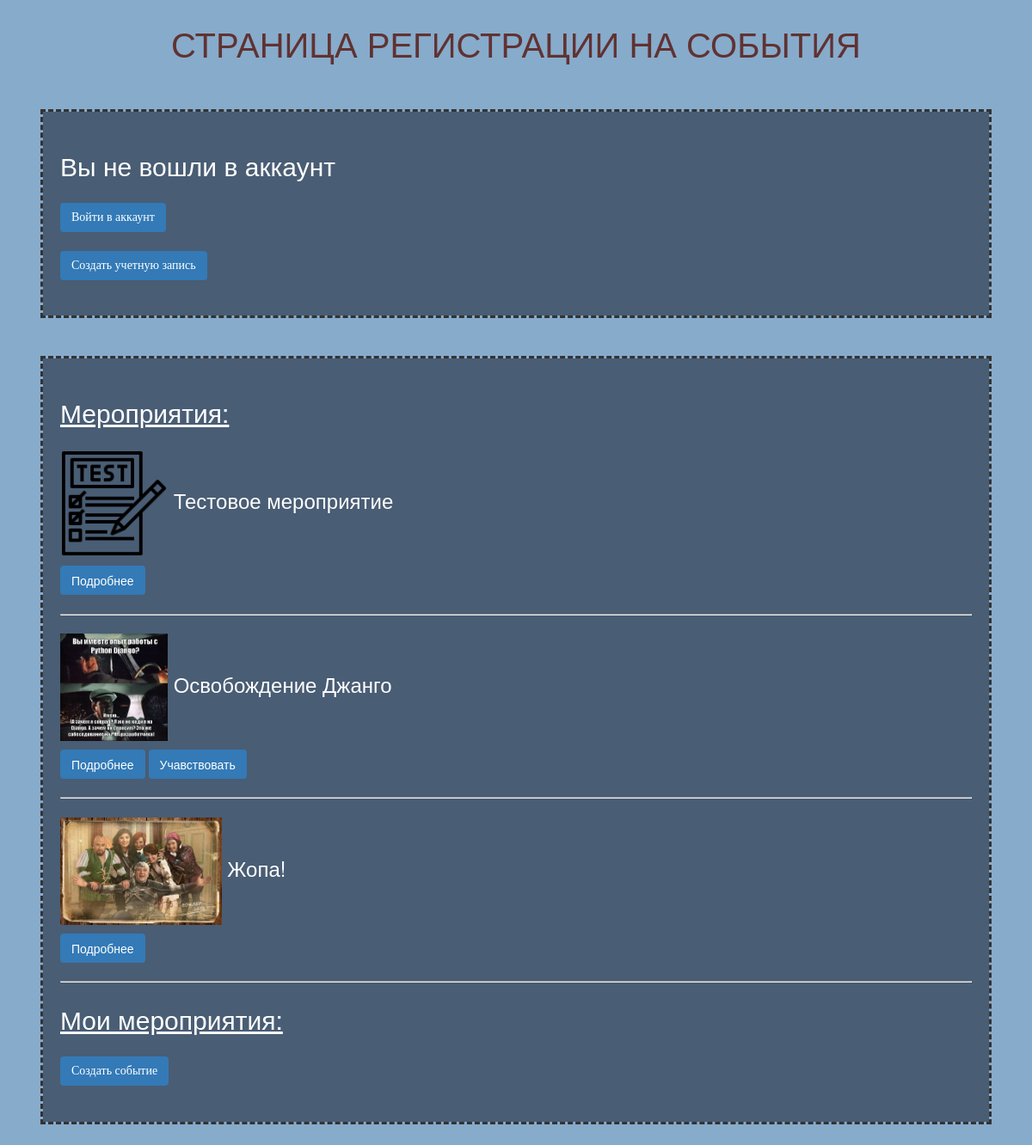
Before: / with the older database file.
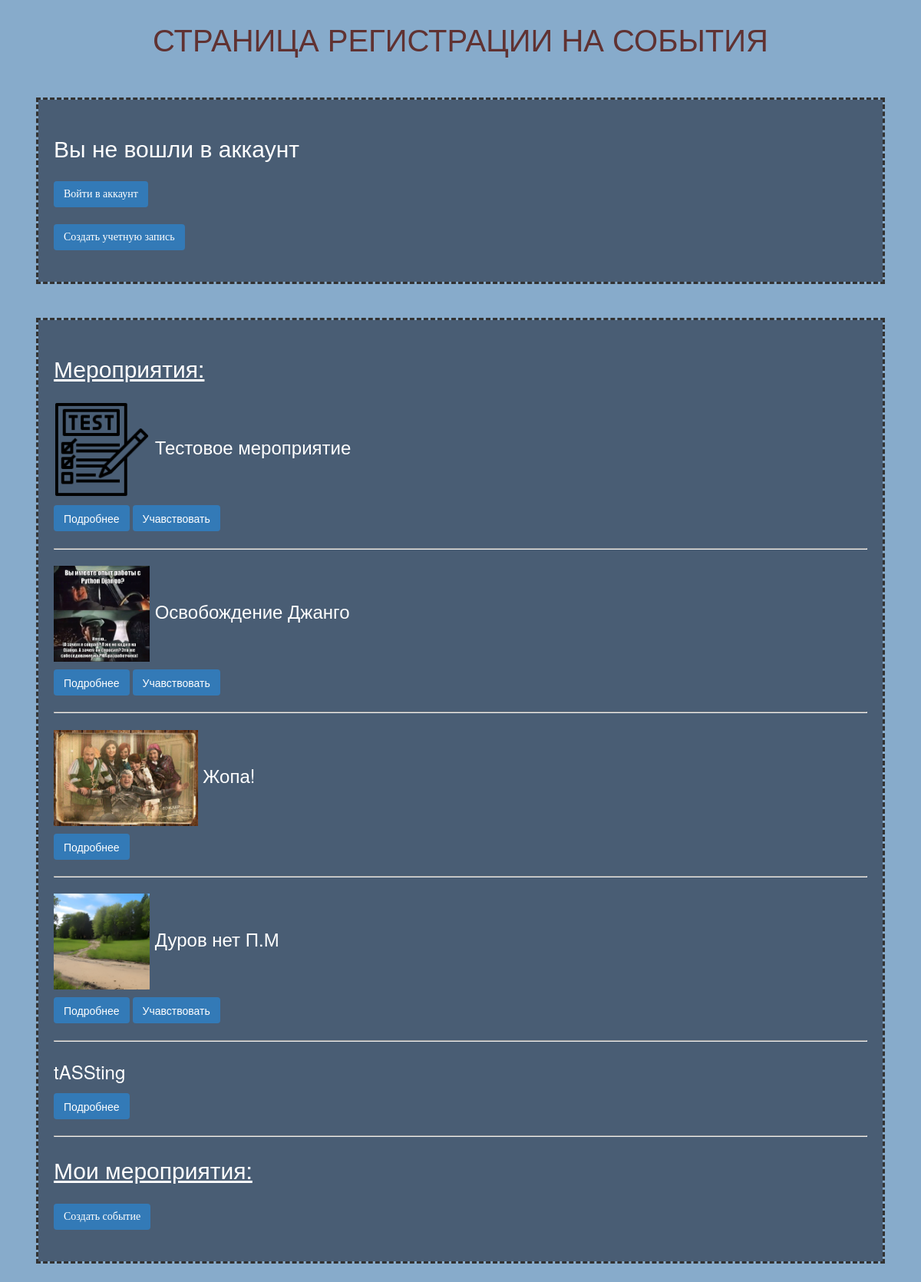
After: the same page with the newer database file.
### event/models.py (models this page shows, shortened)
class Event(models.Model):
    name = models.CharField(max_length=150, verbose_name='Название', help_text='Название мероприятия')
    description = models.TextField(null=True, blank=True, verbose_name='Описание', help_text='Описание мероприятия')
    logo = models.ImageField(null=True, blank=True, max_length=50, verbose_name='Логотип', help_text='Логотип мероприятия', upload_to='images/')
    status = models.ForeignKey(Status, on_delete=models.CASCADE, default=1, verbose_name='Статус', help_text='Статус мероприятия')
    data_start = models.DateField(verbose_name='Дата начала', help_text='Дата начала мероприятия')
    data_end = models.DateField(verbose_name='Дата конца', help_text='Дата конца мероприятия')
    city = models.CharField(max_length=80, verbose_name='Город', help_text='Город проведения мероприятия')
    user = models.ForeignKey(User, on_delete=models.CASCADE, blank=True, verbose_name='Создатель', help_text='Логин создателя')
    class Meta:
        verbose_name_plural = 'События'
        verbose_name = 'Событие'
        ordering = ['-status', '-data_start', '-data_end']

### event/views.py (the view)
# urls.py: path('', index, name='index'),
def index(request):
    template = loader.get_template('event/index.html')
    if request.user.is_authenticated:
        events = Event.objects.exclude(user_id=request.user.id).order_by('-name')
        user_event = Event.objects.filter(user_id=request.user.id)
        try:
            user_id = Users.objects.get(user_id=request.user.id)
            ues = UsersEvents.objects.filter(users_id=user_id)
            ues1 = []
            for ue in ues:
                ues1 += Event.objects.filter(pk=ue.event_id)
        except UsersEvents.DoesNotExist:
            ues1 = []
        except Users.DoesNotExist:
            ues1 = []
    else:
        events = Event.objects.all().order_by('-name')
        ues1 = []
        user_event = []
    context = {'events': events, 'user_event': user_event, 'ues': ues1}
    return HttpResponse(template.render(context, request))

### event/templates/event/index.html (shortened to what this page needs)
{% load static %}
<html>
<head>
    <link rel="stylesheet" type="text/css" href="{% static 'event/style.css' %}">
</head>
<body>
    <h1>Страница регистрации на события</h1>
        <div>
            {% if user.is_authenticated %}
                <h2>Здравствуй, {{ user.first_name }} {{ user.last_name }}!</h2>
                <p><a href="{% url 'by_account' request.user.id %}">Мой аккаунт</a></p>
                <p><a href="{% url 'logout' %}">Выйти из аккаунта</a></p>
              {% else %}
                <h2>Вы не вошли в аккаунт</h2>
                <p><a href="{% url 'login' %}">Войти в аккаунт</a></p>
                <p><a href="{% url 'signup' %}">Создать учетную запись</a></p>
              {% endif %}
        </div>
        <div>
            <h2><u>Мероприятия:</u></h2>
            {% for event in events %}
                {% include 'event/preevent.html' %}
            <hr/>
            {% endfor %}
            <h2><u>Мои мероприятия:</u></h2>
            <p><a href="{% url 'newevent' %}">Создать событие</a></p>
        </div>
</body>
</html>

### event/templates/event/preevent.html (shortened to what this page needs)
{% block content %}
  <p>
    <h3>
      {% if event.logo != '' %}
      <img src="{{ event.logo.url }}" alt="img_error" style="max-height:125px">
      {% endif %}
      {{ event.name }}
    </h3>
    <a href="{% url 'by_event' event.pk %}">Подробнее</a>
    {% if event in ues %}
    <a href="{% url 'deleteuserevent' event.pk request.user.id %} ">Покинуть мероприятие</a>
    {% elif not event.status_id == 3 %}
    <a href="{% url 'signevent' event.pk %} ">Учавствовать</a>
    {% endif %}
  </p>
{% endblock content %}

### event/static/event/style.css (style rules this page uses)
p { font-size: 16pt; font-family: verdana; color: white; }
h1 { font-size: 20 Opt; text-transform: uppercase; text-align: center; color: white; }
body, h1, h2, h3, h4, h5, h6 { font-family: 'Open Sans', sans-serif; }
div { outline: dashed; margin: 50px; padding: 20px; background-color: #495d74 }
html { font-family: sans-serif; -webkit-text-size-adjust: 100%; -ms-text-size-adjust: 100% }
body { margin: 0; background-color: #87abcb; }
h1 { font-size: 40px; line-height: 1.45; }
img { border: 0 }
html { font-size: 10px; -webkit-tap-highlight-color: transparent }
body { font-family: "Helvetica Neue",Helvetica,Arial,sans-serif; font-size: 14px; line-height: 1.42857143; color: #333; background-color: #87abcb; }
a { color: white; text-decoration: none }
img { vertical-align: middle }
.h1,.h2,.h3,.h4,.h5,.h6,h1,h2,h3,h4,h5,h6 { font-family: inherit; font-weight: 500; line-height: 1.5; color: white; }
.h1,.h2,.h3,h1,h2,h3 { margin-top: 20px; margin-bottom: 10px }
.h2,h2 { font-size: 30px }
.h3,h3 { font-size: 24px }
button, a { display: inline-block; padding: 6px 12px; margin-bottom: 0; font-size: 14px; font-weight: 400; line-height: 1.42857143; color: #fff; background-color: #337ab7; border-color: #2e6da4; text-align: center; white-space: nowrap; vertical-align: middle; -ms-touch-action: manipulation; touch-action: manipulation; cursor: pointer; -webkit-user-select: none; -moz-user-select: none; -ms-user-select: none; user-select: none; background-image: none; border: 1px solid transparent; border-radius: 4px; }
h1 { color: #603232; }

Changed rows visible on the page:
changed Event "Тестовое мероприятие": now shows "Учавствовать"
added Event: logo (picture), name "Дуров нет П.М", shows "Учавствовать"
added Event: name "tASSting"
